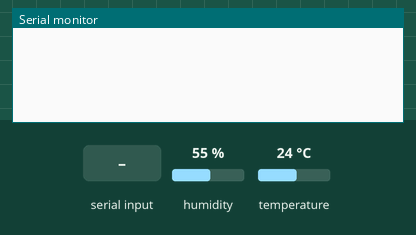
Recording of a sketch running on a simulated Arduino Mega 2560, built with avr-gcc and run on an emulated ATmega2560. On the bench: the last lines printed to the serial monitor. The inputs (shaded band) are chosen by the test bench; at power-on: humidity 55 %, temperature 24 °C.

Above: at 1.2 s.
1.3 s: "1" received over the second serial link
At 2.7 s:
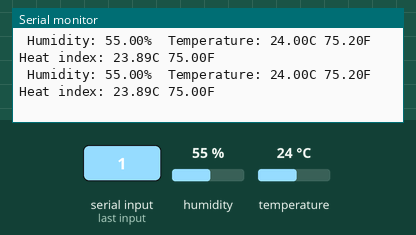
3.8 s: humidity set to 22 %
At 5.1 s:
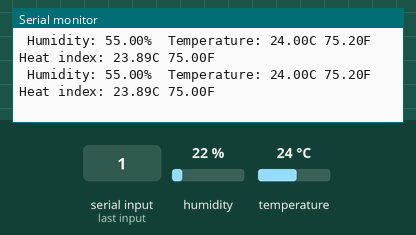
5.3 s: temperature set to 12 °C
At 6.7 s:
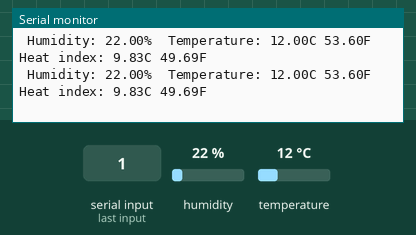
6.8 s: humidity set to 40 %
At 8.3 s:
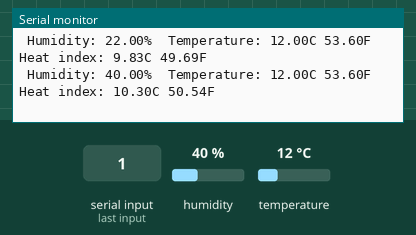
Timing chart, 0 to 9.3 s (numbered marks = the images above; inputs shaded):
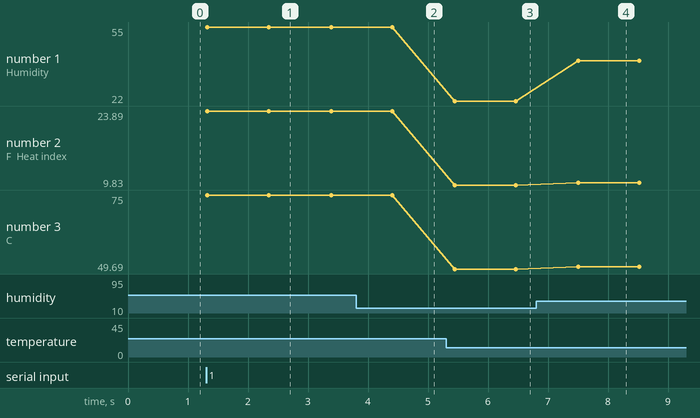

Measured:
- after the input at 1.3 s, the serial monitor: prints a new line at once (image 1)
- after the input at 5.3 s, the serial monitor: prints a new line after 0.15 s (image 3)
- after the input at 6.8 s, the serial monitor: prints a new line after 0.70 s (image 4)
- plotted number 1: 22 → 40 after the input at 6.8 s
- plotted number 2: 23.89 → 9.83 after the input at 5.3 s, 9.83 → 10.3 after the input at 6.8 s
- plotted number 3: 75 → 49.69 after the input at 5.3 s, 49.69 → 50.54 after the input at 6.8 s

The sketch:

bluetooth2.ino
```cpp
#include "DHT.h"
//#include <SoftwareSerial.h>

#define DHTPIN 21      // Digital pin connected to the DHT sensor
#define DHTTYPE DHT11   // DHT 11

#define LEDPIN 11

DHT dht(DHTPIN, DHTTYPE);

// Teensy 5V <--> HC-05 Vcc
// Teensy Ground <--> HC-05 GND
#define rxPin 7 // Teensy pin 7 <--> HC-05 Tx
#define txPin 8 // Teensy pin 8 <--> HC-05 Rx
//SoftwareSerial BTSerial =  SoftwareSerial(rxPin, txPin);

void setup() {
  // Setup serial for monitor
  Serial.begin(9600);

  // Setup DHT Sensor
  pinMode(DHTPIN, INPUT);
  dht.begin();

  // Setup Serial1 for BlueTooth
  Serial1.begin(9600); // Default communication rate of the Bluetooth module
}

void loop() {
  if(Serial1.available() > 0){ // Checks whether data is comming from the serial port
    digitalWrite(LEDPIN, HIGH);

    float h = dht.readHumidity();
    float t = dht.readTemperature();
    float f = dht.readTemperature(true);

    float hif = dht.computeHeatIndex(f, h);
    float hic = dht.computeHeatIndex(t, h, false);

    Serial.print(F(" Humidity: "));
    Serial.print(h);
    Serial.print(F("%  Temperature: "));
    Serial.print(t);
    Serial.print(F("C "));
    Serial.print(f);
    Serial.print(F("F  Heat index: "));
    Serial.print(hic);
    Serial.print(F("C "));
    Serial.print(hif);
    Serial.println(F("F"));

    Serial1.print(F(" Humidity: "));
    Serial1.print(h);
    Serial1.print(F("%  Temperature: "));
    Serial1.print(t);
    Serial1.print(F("C "));
    Serial1.print(f);
    Serial1.print(F("F  Heat index: "));
    Serial1.print(hic);
    Serial1.print(F("C "));
    Serial1.print(hif);
    Serial1.println(F("F"));

    delay(500);
    digitalWrite(LEDPIN, LOW);
    delay(500);
 }
}
```
